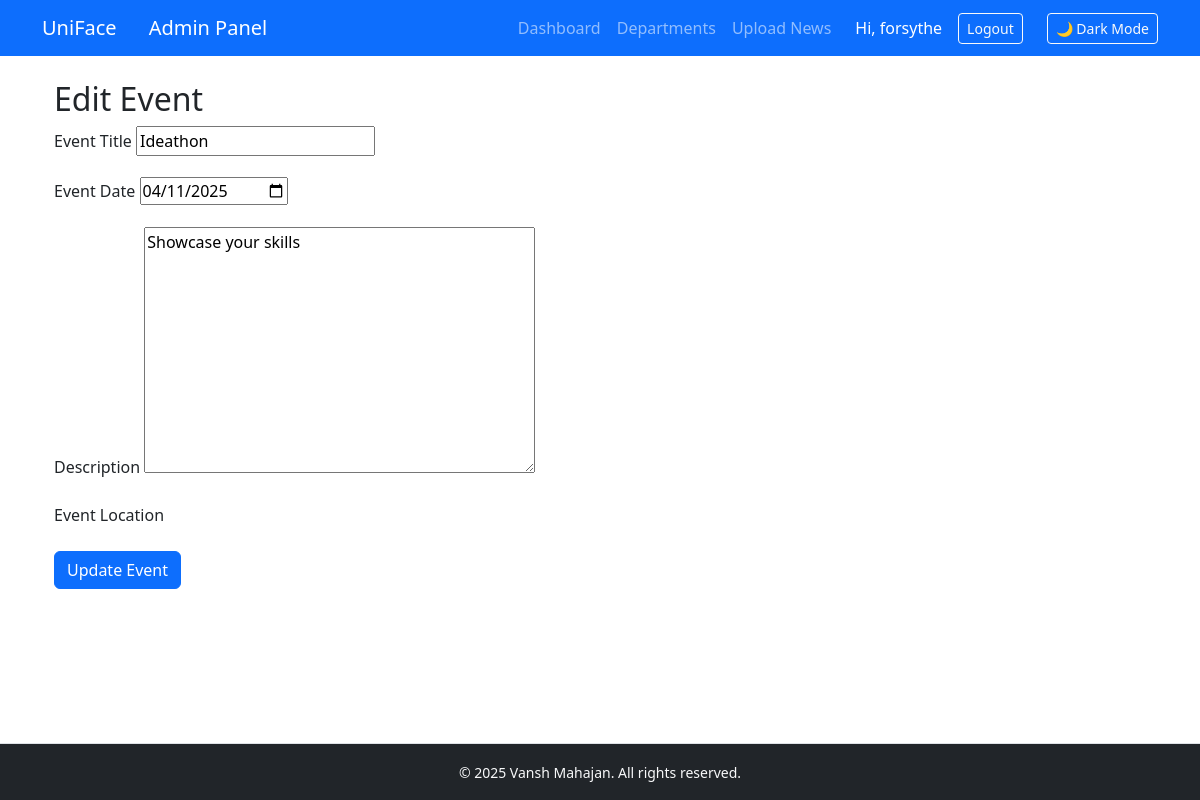
Screenshot of /edit-event/1/ (signed in) with the database file from the repository.
### core/models.py (models this page shows, shortened)
class Event(models.Model):
    department = models.ForeignKey(Department, on_delete=models.CASCADE)
    title = models.CharField(max_length=255)
    description = models.TextField()
    date = models.DateField()
    time = models.TimeField()
    created_by = models.ForeignKey(User, on_delete=models.CASCADE, null=True, blank=True)
    participants = models.ManyToManyField(User, related_name='joined_events', blank=True)
    attendees = models.ManyToManyField(User, related_name='event_rsvps', blank=True)

### core/views.py (the view)
# urls.py: path('edit-event/<int:event_id>/', views.edit_event, name='edit_event'),
@user_passes_test(is_admin)
def edit_event(request, event_id):
    event = get_object_or_404(Event, id=event_id)
    if request.method == 'POST':
        form = EventForm(request.POST, instance=event)
        if form.is_valid():
            form.save()
            return redirect('admin_dashboard')
    else:
        form = EventForm(instance=event)
    return render(request, 'core/edit_event.html', {'form': form})

### core/forms.py
class EventForm(forms.ModelForm):
    class Meta:
        model = Event
        fields = ['department', 'title', 'description', 'date', 'time']
        widgets = {
            'date': forms.DateInput(attrs={'type': 'date'}),
            'time': forms.TimeInput(attrs={'type': 'time'}),
        }

### core/views.py (called while the page is built)
def is_admin(user):
    return user.is_staff

### core/templates/core/edit_event.html (shortened to what this page needs)
{% extends "core/base.html" %}
{% block content %}
<div class="container mt-4">
    <h2>Edit Event</h2>
    <form method="post">
        <div class="mb-3">
            <label for="title" class="form-label">Event Title</label>
            {{ form.title }}
        </div>
        <div class="mb-3">
            <label for="date" class="form-label">Event Date</label>
            {{ form.date }}
        </div>
        <div class="mb-3">
            <label for="description" class="form-label">Description</label>
            {{ form.description }}
        </div>
        <div class="mb-3">
            <label for="location" class="form-label">Event Location</label>
        </div>
        <button type="submit" class="btn btn-primary">Update Event</button>
    </form>
</div>
{% endblock %}

### core/templates/core/base.html (shortened to what this page needs)
<!DOCTYPE html>
<html>
<head>
    <link href="https://cdn.jsdelivr.net/npm/bootstrap@5.3.0/dist/css/bootstrap.min.css" rel="stylesheet">
</head>
<body>
<nav class="navbar navbar-expand-lg navbar-dark bg-primary" id="mainNavbar">
    <div class="container">
        <a class="navbar-brand" href="/">UniFace</a>
        {% if user.is_staff %}
        <a class="navbar-brand ms-3" href="{% url 'admin_dashboard' %}">Admin Panel</a>
        {% endif %}
        <div class="collapse navbar-collapse justify-content-end" id="navbarNav">
            {% if user.is_authenticated %}
            <ul class="navbar-nav me-3">
                <li class="nav-item">
                    <a class="nav-link" href="{% url 'dashboard' %}">Dashboard</a>
                </li>
                <li class="nav-item">
                    <a class="nav-link" href="{% url 'department_overview' %}">Departments</a>
                </li>
                <li class="nav-item">
                    <a class="nav-link" href="{% url 'upload_news' %}">Upload News</a>
                </li>
            </ul>
            <div class="d-flex align-items-center">
                <span class="text-white me-3">Hi, {{ user.username }}</span>
                <form method="post" action="{% url 'logout' %}" class="me-2">
                    <button type="submit" class="btn btn-outline-light btn-sm">Logout</button>
                </form>
            </div>
            {% endif %}
            <button id="darkModeToggle" class="btn btn-outline-light btn-sm ms-3">🌙 Dark Mode</button>
        </div>
    </div>
</nav>
<div class="container mt-4 content-container">
    {% block content %}
    {% endblock %}
</div>
<footer class="text-center py-3 bg-dark text-light border-top position-fixed bottom-0 w-100">
    <small>&copy; 2025 Vansh Mahajan. All rights reserved.</small>
</footer>
</body>
</html>

### core/templates/core/base.html (style rules this page uses)
input::placeholder, textarea::placeholder { color: #ccc !important; opacity: 1; }
footer { margin-top: 100px; }
.content-container { padding-bottom: 150px; }

### rows the page displays
Event: title "Ideathon", date "04/11/2025", description "Showcase your skills"

### other values shown
{{ user.username }} "forsythe"
